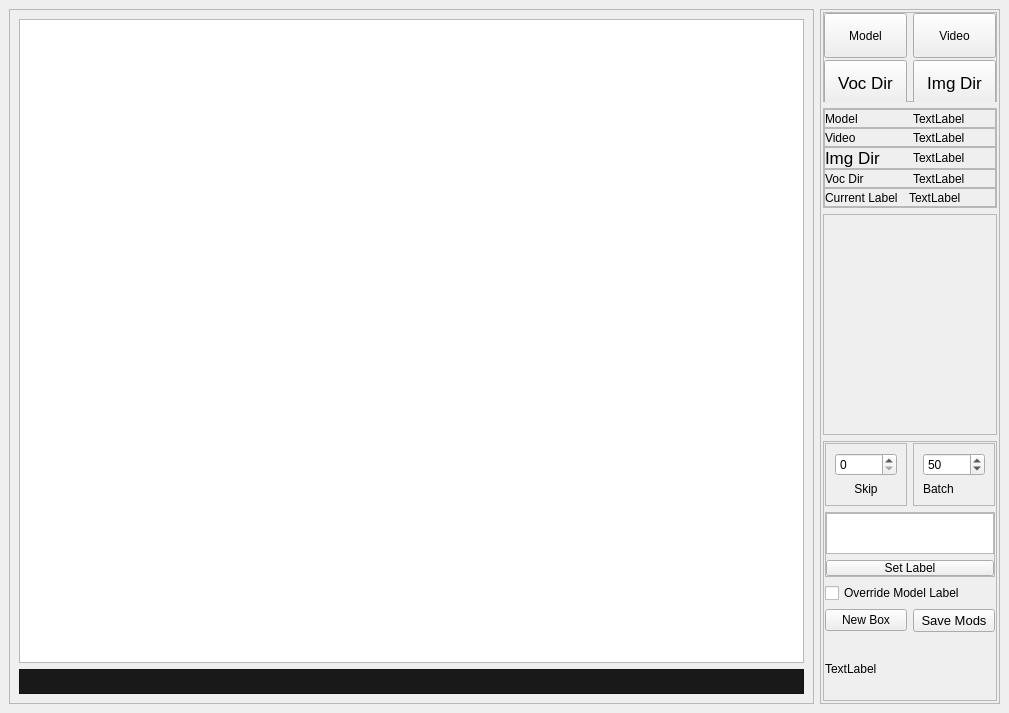
<?xml version="1.0" encoding="UTF-8"?>
<ui version="4.0">
 <class>MainWindow</class>
 <widget class="QMainWindow" name="MainWindow">
  <property name="geometry">
   <rect>
    <x>0</x>
    <y>0</y>
    <width>1009</width>
    <height>713</height>
   </rect>
  </property>
  <property name="windowTitle">
   <string>MainWindow</string>
  </property>
  <widget class="QWidget" name="centralwidget">
   <layout class="QHBoxLayout" name="horizontalLayout">
    <item>
     <widget class="QFrame" name="mainFrameContainer">
      <property name="frameShape">
       <enum>QFrame::StyledPanel</enum>
      </property>
      <property name="frameShadow">
       <enum>QFrame::Raised</enum>
      </property>
      <layout class="QVBoxLayout" name="verticalLayout_3">
       <item>
        <widget class="QGraphicsView" name="mainFrame"/>
       </item>
       <item>
        <widget class="QFrame" name="navFrame">
         <property name="minimumSize">
          <size>
           <width>0</width>
           <height>25</height>
          </size>
         </property>
         <property name="maximumSize">
          <size>
           <width>16777215</width>
           <height>30</height>
          </size>
         </property>
         <property name="styleSheet">
          <string notr="true">background-color:  rgb(25, 25, 25)</string>
         </property>
         <property name="frameShape">
          <enum>QFrame::StyledPanel</enum>
         </property>
         <property name="frameShadow">
          <enum>QFrame::Raised</enum>
         </property>
        </widget>
       </item>
      </layout>
     </widget>
    </item>
    <item>
     <widget class="QFrame" name="info">
      <property name="maximumSize">
       <size>
        <width>180</width>
        <height>16777215</height>
       </size>
      </property>
      <property name="frameShape">
       <enum>QFrame::StyledPanel</enum>
      </property>
      <property name="frameShadow">
       <enum>QFrame::Raised</enum>
      </property>
      <layout class="QVBoxLayout" name="verticalLayout">
       <property name="leftMargin">
        <number>2</number>
       </property>
       <property name="topMargin">
        <number>2</number>
       </property>
       <property name="rightMargin">
        <number>2</number>
       </property>
       <property name="bottomMargin">
        <number>2</number>
       </property>
       <item>
        <widget class="QFrame" name="loader">
         <property name="minimumSize">
          <size>
           <width>0</width>
           <height>90</height>
          </size>
         </property>
         <property name="maximumSize">
          <size>
           <width>16777215</width>
           <height>90</height>
          </size>
         </property>
         <property name="frameShape">
          <enum>QFrame::StyledPanel</enum>
         </property>
         <property name="frameShadow">
          <enum>QFrame::Raised</enum>
         </property>
         <layout class="QGridLayout" name="gridLayout">
          <property name="leftMargin">
           <number>0</number>
          </property>
          <property name="topMargin">
           <number>0</number>
          </property>
          <property name="rightMargin">
           <number>0</number>
          </property>
          <property name="bottomMargin">
           <number>0</number>
          </property>
          <item row="0" column="0">
           <widget class="QPushButton" name="pushButton_2">
            <property name="minimumSize">
             <size>
              <width>45</width>
              <height>45</height>
             </size>
            </property>
            <property name="text">
             <string>Model</string>
            </property>
            <property name="iconSize">
             <size>
              <width>30</width>
              <height>16</height>
             </size>
            </property>
           </widget>
          </item>
          <item row="0" column="1">
           <widget class="QPushButton" name="pushButton">
            <property name="minimumSize">
             <size>
              <width>45</width>
              <height>45</height>
             </size>
            </property>
            <property name="text">
             <string>Video</string>
            </property>
           </widget>
          </item>
          <item row="1" column="1">
           <widget class="QPushButton" name="setImg">
            <property name="minimumSize">
             <size>
              <width>45</width>
              <height>45</height>
             </size>
            </property>
            <property name="font">
             <font>
              <pointsize>13</pointsize>
             </font>
            </property>
            <property name="layoutDirection">
             <enum>Qt::LeftToRight</enum>
            </property>
            <property name="styleSheet">
             <string notr="true">padding: 2;</string>
            </property>
            <property name="text">
             <string>Img Dir</string>
            </property>
            <property name="iconSize">
             <size>
              <width>50</width>
              <height>50</height>
             </size>
            </property>
           </widget>
          </item>
          <item row="1" column="0">
           <widget class="QPushButton" name="setVoc">
            <property name="minimumSize">
             <size>
              <width>45</width>
              <height>45</height>
             </size>
            </property>
            <property name="font">
             <font>
              <pointsize>13</pointsize>
             </font>
            </property>
            <property name="styleSheet">
             <string notr="true">padding: 2;</string>
            </property>
            <property name="text">
             <string>Voc Dir</string>
            </property>
            <property name="iconSize">
             <size>
              <width>30</width>
              <height>60</height>
             </size>
            </property>
           </widget>
          </item>
         </layout>
        </widget>
       </item>
       <item>
        <widget class="QFrame" name="modelContainer">
         <property name="minimumSize">
          <size>
           <width>0</width>
           <height>100</height>
          </size>
         </property>
         <property name="maximumSize">
          <size>
           <width>16777215</width>
           <height>100</height>
          </size>
         </property>
         <property name="frameShape">
          <enum>QFrame::StyledPanel</enum>
         </property>
         <property name="frameShadow">
          <enum>QFrame::Raised</enum>
         </property>
         <layout class="QVBoxLayout" name="verticalLayout_2">
          <property name="spacing">
           <number>0</number>
          </property>
          <property name="leftMargin">
           <number>0</number>
          </property>
          <property name="topMargin">
           <number>0</number>
          </property>
          <property name="rightMargin">
           <number>0</number>
          </property>
          <property name="bottomMargin">
           <number>0</number>
          </property>
          <item>
           <widget class="QFrame" name="modelTxtBox">
            <property name="minimumSize">
             <size>
              <width>0</width>
              <height>18</height>
             </size>
            </property>
            <property name="frameShape">
             <enum>QFrame::StyledPanel</enum>
            </property>
            <property name="frameShadow">
             <enum>QFrame::Raised</enum>
            </property>
            <layout class="QHBoxLayout" name="horizontalLayout_4">
             <property name="leftMargin">
              <number>0</number>
             </property>
             <property name="topMargin">
              <number>0</number>
             </property>
             <property name="rightMargin">
              <number>0</number>
             </property>
             <property name="bottomMargin">
              <number>0</number>
             </property>
             <item>
              <widget class="QLabel" name="modelName">
               <property name="text">
                <string>Model</string>
               </property>
              </widget>
             </item>
             <item>
              <widget class="QLabel" name="modelTarget">
               <property name="text">
                <string>TextLabel</string>
               </property>
              </widget>
             </item>
            </layout>
           </widget>
          </item>
          <item>
           <widget class="QFrame" name="vidTxtBox">
            <property name="minimumSize">
             <size>
              <width>0</width>
              <height>18</height>
             </size>
            </property>
            <property name="frameShape">
             <enum>QFrame::StyledPanel</enum>
            </property>
            <property name="frameShadow">
             <enum>QFrame::Raised</enum>
            </property>
            <layout class="QHBoxLayout" name="horizontalLayout_5">
             <property name="leftMargin">
              <number>0</number>
             </property>
             <property name="topMargin">
              <number>0</number>
             </property>
             <property name="rightMargin">
              <number>0</number>
             </property>
             <property name="bottomMargin">
              <number>0</number>
             </property>
             <item>
              <widget class="QLabel" name="vidName">
               <property name="text">
                <string>Video</string>
               </property>
              </widget>
             </item>
             <item>
              <widget class="QLabel" name="vidTarget">
               <property name="text">
                <string>TextLabel</string>
               </property>
              </widget>
             </item>
            </layout>
           </widget>
          </item>
          <item>
           <widget class="QFrame" name="imgTxtBox">
            <property name="minimumSize">
             <size>
              <width>0</width>
              <height>18</height>
             </size>
            </property>
            <property name="frameShape">
             <enum>QFrame::StyledPanel</enum>
            </property>
            <property name="frameShadow">
             <enum>QFrame::Raised</enum>
            </property>
            <layout class="QHBoxLayout" name="horizontalLayout_6">
             <property name="leftMargin">
              <number>0</number>
             </property>
             <property name="topMargin">
              <number>0</number>
             </property>
             <property name="rightMargin">
              <number>0</number>
             </property>
             <property name="bottomMargin">
              <number>0</number>
             </property>
             <item>
              <widget class="QLabel" name="imgName">
               <property name="font">
                <font>
                 <pointsize>13</pointsize>
                </font>
               </property>
               <property name="text">
                <string>Img Dir</string>
               </property>
              </widget>
             </item>
             <item>
              <widget class="QLabel" name="imgTarget">
               <property name="text">
                <string>TextLabel</string>
               </property>
              </widget>
             </item>
            </layout>
           </widget>
          </item>
          <item>
           <widget class="QFrame" name="vocTxtBox">
            <property name="minimumSize">
             <size>
              <width>0</width>
              <height>18</height>
             </size>
            </property>
            <property name="frameShape">
             <enum>QFrame::StyledPanel</enum>
            </property>
            <property name="frameShadow">
             <enum>QFrame::Raised</enum>
            </property>
            <layout class="QHBoxLayout" name="horizontalLayout_7">
             <property name="leftMargin">
              <number>0</number>
             </property>
             <property name="topMargin">
              <number>0</number>
             </property>
             <property name="rightMargin">
              <number>0</number>
             </property>
             <property name="bottomMargin">
              <number>0</number>
             </property>
             <item>
              <widget class="QLabel" name="vocName">
               <property name="text">
                <string>Voc Dir</string>
               </property>
              </widget>
             </item>
             <item>
              <widget class="QLabel" name="vocTarget">
               <property name="text">
                <string>TextLabel</string>
               </property>
              </widget>
             </item>
            </layout>
           </widget>
          </item>
          <item>
           <widget class="QFrame" name="currentLabel">
            <property name="frameShape">
             <enum>QFrame::StyledPanel</enum>
            </property>
            <property name="frameShadow">
             <enum>QFrame::Raised</enum>
            </property>
            <layout class="QHBoxLayout" name="horizontalLayout_3">
             <property name="leftMargin">
              <number>0</number>
             </property>
             <property name="topMargin">
              <number>0</number>
             </property>
             <property name="bottomMargin">
              <number>0</number>
             </property>
             <item>
              <widget class="QLabel" name="currentLabelName">
               <property name="text">
                <string>Current Label</string>
               </property>
              </widget>
             </item>
             <item>
              <widget class="QLabel" name="currentLabelTarget">
               <property name="text">
                <string>TextLabel</string>
               </property>
              </widget>
             </item>
            </layout>
           </widget>
          </item>
         </layout>
        </widget>
       </item>
       <item>
        <widget class="QScrollArea" name="scrollArea">
         <property name="widgetResizable">
          <bool>true</bool>
         </property>
         <widget class="QWidget" name="scrollAreaWidgetContents_2">
          <property name="geometry">
           <rect>
            <x>0</x>
            <y>0</y>
            <width>172</width>
            <height>183</height>
           </rect>
          </property>
         </widget>
        </widget>
       </item>
       <item>
        <widget class="QFrame" name="frame">
         <property name="minimumSize">
          <size>
           <width>0</width>
           <height>260</height>
          </size>
         </property>
         <property name="maximumSize">
          <size>
           <width>16777215</width>
           <height>260</height>
          </size>
         </property>
         <property name="frameShape">
          <enum>QFrame::StyledPanel</enum>
         </property>
         <property name="frameShadow">
          <enum>QFrame::Raised</enum>
         </property>
         <layout class="QGridLayout" name="gridLayout_2">
          <property name="leftMargin">
           <number>1</number>
          </property>
          <property name="topMargin">
           <number>1</number>
          </property>
          <property name="rightMargin">
           <number>1</number>
          </property>
          <property name="bottomMargin">
           <number>1</number>
          </property>
          <item row="2" column="0" colspan="2">
           <widget class="QFrame" name="frame_4">
            <property name="maximumSize">
             <size>
              <width>16777215</width>
              <height>65</height>
             </size>
            </property>
            <property name="styleSheet">
             <string notr="true">padding: 0;</string>
            </property>
            <property name="frameShape">
             <enum>QFrame::StyledPanel</enum>
            </property>
            <property name="frameShadow">
             <enum>QFrame::Raised</enum>
            </property>
            <layout class="QVBoxLayout" name="verticalLayout_9">
             <property name="leftMargin">
              <number>0</number>
             </property>
             <property name="topMargin">
              <number>0</number>
             </property>
             <property name="rightMargin">
              <number>0</number>
             </property>
             <property name="bottomMargin">
              <number>0</number>
             </property>
             <item>
              <widget class="QTextEdit" name="textEdit"/>
             </item>
             <item>
              <widget class="QPushButton" name="setLabelButton">
               <property name="text">
                <string>Set Label</string>
               </property>
              </widget>
             </item>
            </layout>
           </widget>
          </item>
          <item row="1" column="1">
           <widget class="QFrame" name="frame_3">
            <property name="maximumSize">
             <size>
              <width>16777215</width>
              <height>100</height>
             </size>
            </property>
            <property name="frameShape">
             <enum>QFrame::StyledPanel</enum>
            </property>
            <property name="frameShadow">
             <enum>QFrame::Raised</enum>
            </property>
            <layout class="QVBoxLayout" name="verticalLayout_5">
             <item>
              <widget class="QSpinBox" name="spinBox">
               <property name="maximum">
                <number>1000</number>
               </property>
               <property name="value">
                <number>50</number>
               </property>
              </widget>
             </item>
             <item>
              <widget class="QLabel" name="label_2">
               <property name="text">
                <string>Batch</string>
               </property>
              </widget>
             </item>
            </layout>
           </widget>
          </item>
          <item row="1" column="0">
           <widget class="QFrame" name="frame_2">
            <property name="frameShape">
             <enum>QFrame::StyledPanel</enum>
            </property>
            <property name="frameShadow">
             <enum>QFrame::Raised</enum>
            </property>
            <layout class="QVBoxLayout" name="verticalLayout_4">
             <item>
              <widget class="QSpinBox" name="skipBok"/>
             </item>
             <item>
              <widget class="QLabel" name="label">
               <property name="text">
                <string>Skip</string>
               </property>
               <property name="alignment">
                <set>Qt::AlignCenter</set>
               </property>
              </widget>
             </item>
            </layout>
           </widget>
          </item>
          <item row="3" column="0" colspan="2">
           <widget class="QCheckBox" name="checkBox">
            <property name="text">
             <string>Override Model Label</string>
            </property>
           </widget>
          </item>
          <item row="5" column="0">
           <widget class="QPushButton" name="newBoxButton">
            <property name="text">
             <string>New Box</string>
            </property>
           </widget>
          </item>
          <item row="5" column="1">
           <widget class="QPushButton" name="pushButton_3">
            <property name="font">
             <font>
              <pointsize>10</pointsize>
             </font>
            </property>
            <property name="text">
             <string>Save Mods</string>
            </property>
           </widget>
          </item>
          <item row="6" column="0" colspan="2">
           <widget class="QLabel" name="unsavedMods">
            <property name="text">
             <string>TextLabel</string>
            </property>
           </widget>
          </item>
         </layout>
        </widget>
       </item>
      </layout>
     </widget>
    </item>
   </layout>
  </widget>
 </widget>
 <resources/>
 <connections/>
</ui>
